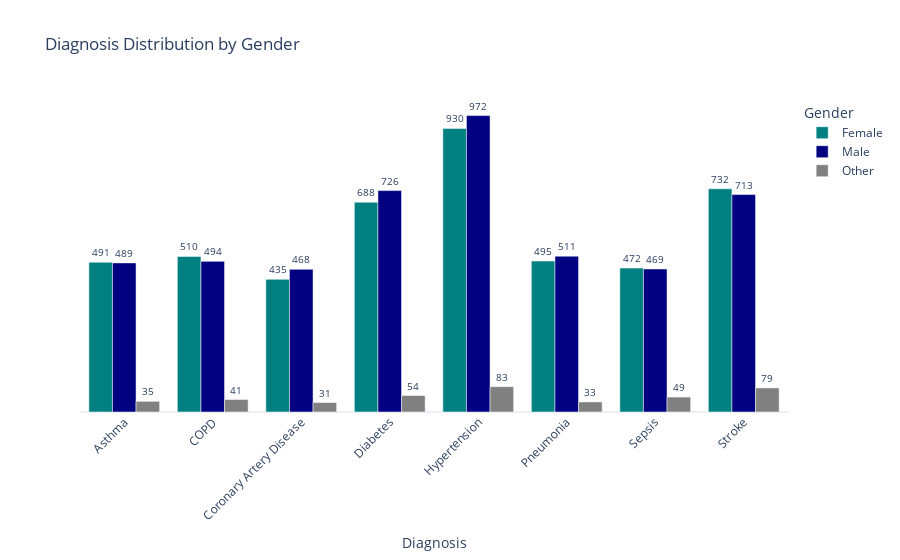

Notebook code for this chart:
### Code cell
# Count occurrences of each diagnosis by gender
df_diag_gender = df.groupby(["Diagnosis", "Gender"]).size().reset_index(name="Count")

# Create grouped bar plot
fig = px.bar(df_diag_gender, 
             x="Diagnosis", 
             y="Count", 
             color="Gender", 
             barmode="group",  # Groups bars by gender
             text="Count",
             title="Diagnosis Distribution by Gender",
             color_discrete_map={"Male": "navy", "Female": "teal","Other":"gray"})  # Custom gender colors

# Customize layout
fig.update_traces(textposition="outside", textfont_size=10)
fig.update_layout(
    xaxis_title="Diagnosis", 
    yaxis_title="",  # Remove y-axis title
    yaxis=dict(showgrid=False, showticklabels=False),  # Hide gridlines and scale
    xaxis=dict(tickangle=-45),  # Rotate x-axis labels for better readability
    template="plotly_white"
)

# Show plot
fig.show()

### Figure 1 — Plotly figure (JSON) as saved in the notebook; plotly's stock layout.template omitted (floating-point values rounded to 4 significant figures)
{"data": [{"alignmentgroup": "True", "hovertemplate": "Gender=Female<br>Diagnosis=%{x}<br>Count=%{text}<extra></extra>", "legendgroup": "Female", "marker": {"color": "teal", "pattern": {"shape": ""}}, "name": "Female", "offsetgroup": "Female", "orientation": "v", "showlegend": true, "text": [491, 510, 435, 688, 930, 495, 472, 732], "textfont": {"size": 10}, "textposition": "outside", "type": "bar", "x": ["Asthma", "COPD", "Coronary Artery Disease", "Diabetes", "Hypertension", "Pneumonia", "Sepsis", "Stroke"], "xaxis": "x", "y": [491, 510, 435, 688, 930, 495, 472, 732], "yaxis": "y"}, {"alignmentgroup": "True", "hovertemplate": "Gender=Male<br>Diagnosis=%{x}<br>Count=%{text}<extra></extra>", "legendgroup": "Male", "marker": {"color": "navy", "pattern": {"shape": ""}}, "name": "Male", "offsetgroup": "Male", "orientation": "v", "showlegend": true, "text": [489, 494, 468, 726, 972, 511, 469, 713], "textfont": {"size": 10}, "textposition": "outside", "type": "bar", "x": ["Asthma", "COPD", "Coronary Artery Disease", "Diabetes", "Hypertension", "Pneumonia", "Sepsis", "Stroke"], "xaxis": "x", "y": [489, 494, 468, 726, 972, 511, 469, 713], "yaxis": "y"}, {"alignmentgroup": "True", "hovertemplate": "Gender=Other<br>Diagnosis=%{x}<br>Count=%{text}<extra></extra>", "legendgroup": "Other", "marker": {"color": "gray", "pattern": {"shape": ""}}, "name": "Other", "offsetgroup": "Other", "orientation": "v", "showlegend": true, "text": [35, 41, 31, 54, 83, 33, 49, 79], "textfont": {"size": 10}, "textposition": "outside", "type": "bar", "x": ["Asthma", "COPD", "Coronary Artery Disease", "Diabetes", "Hypertension", "Pneumonia", "Sepsis", "Stroke"], "xaxis": "x", "y": [35, 41, 31, 54, 83, 33, 49, 79], "yaxis": "y"}], "layout": {"barmode": "group", "legend": {"title": {"text": "Gender"}, "tracegroupgap": 0}, "title": {"text": "Diagnosis Distribution by Gender"}, "xaxis": {"anchor": "y", "domain": [0, 1], "tickangle": -45, "title": {"text": "Diagnosis"}}, "yaxis": {"anchor": "x", "domain": [0, 1], "showgrid": false, "showticklabels": false, "title": {"text": ""}}}}
